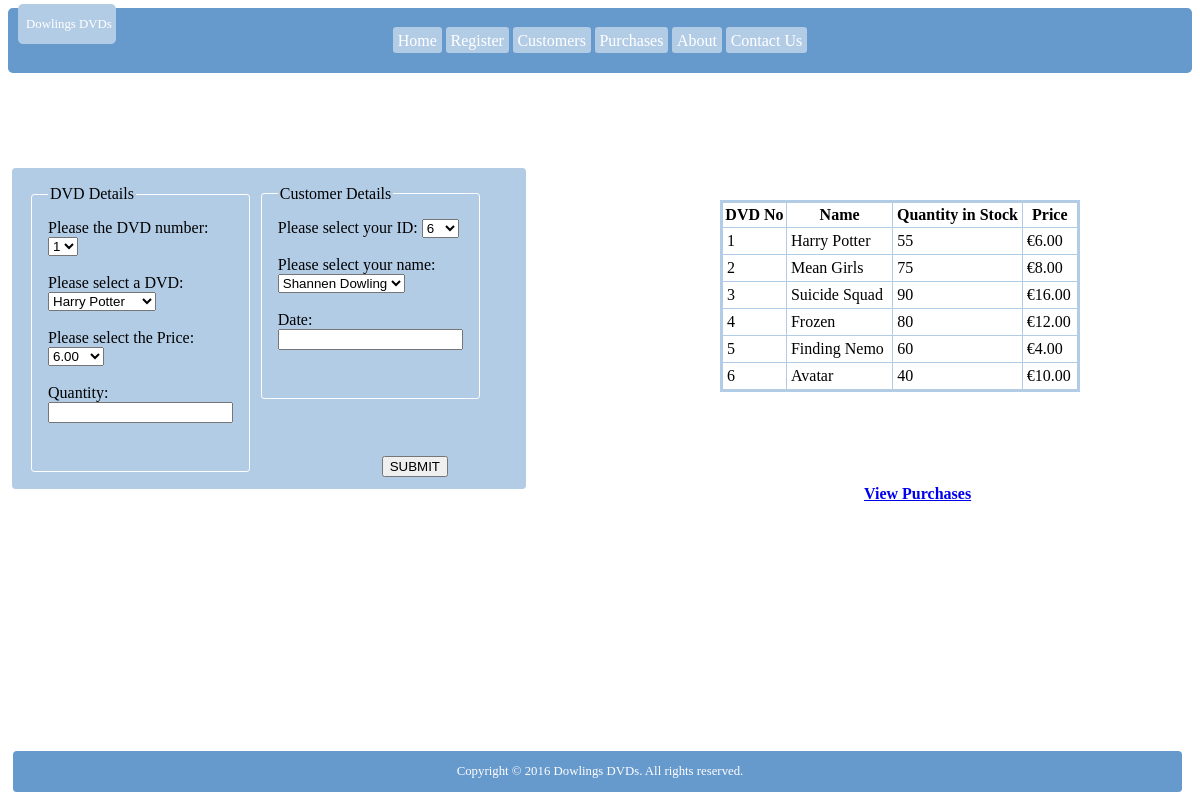
The page /purchases.php on the database its author committed.
### tables this page shows
CREATE TABLE `dvds` (
  `DVDNo` int(11) NOT NULL AUTO_INCREMENT,
  `Name` char(15) NOT NULL,
  `Rating` char(2) DEFAULT NULL,
  `ReleaseDate` date NOT NULL,
  `QtyInStock` int(11) NOT NULL,
  `DVDPrice` decimal(5,2) NOT NULL,
  PRIMARY KEY (`DVDNo`)
);

### purchases.php (the view, shortened to what this page needs)
<!DOCTYPE html>
<html lang='en'>
  <head>
    <link rel="stylesheet" type="text/css" href="dvds.css">
  </head>
  <body>
      <div id="menu">
        <a href="index.php">Home</a>
        <a href="newCustomer.html">Register</a>
        <a href="searchUpdate.php">Customers</a>
        <a href="purchases.php">Purchases</a>
        <a href="#">About</a>
        <a href="#">Contact Us</a>
      </div>
      <div id="box">
        <p>Dowlings DVDs</p>
      </div>
          <form action="addPurchase.php" method="post" id="left2">
            <fieldset>
              <legend>DVD Details</legend>
          <?php
            $dbcnx = mysqli_connect("localhost", "root", "", "dvdsys");
            $sql = "SELECT * FROM dvds";
            $res = mysqli_query($dbcnx, $sql);
            if (!$res)
            {
              echo('Query failed ' . $sql . ' Error:' . mysqli_error());
              exit();
            }
          else
	        {
            if(mysqli_num_rows($res)< 1)
            {
              echo "<p><em> No DVDs</em></p>";
            }
            else
            {
              echo("Please the DVD number: ");
              echo("<select name='dvdNo'>");
              while($row=mysqli_fetch_array($res))
              {
                  $bt = $row['DVDNo'];
        ?>
      <option value="<?php echo $bt; ?>">
      <?php echo $row["DVDNo"]; ?>
      </option><br>
      <?php }
        echo("</select>");
           }
        }
        ?>
            <?php
            $dbcnx = mysqli_connect("localhost", "root", "", "dvdsys");
            $sql1 = "SELECT * FROM dvds";
            $res1 = mysqli_query($dbcnx, $sql1);
            if ( !$res1 )
            {
              echo('Query failed ' . $sql1 . ' Error:' . mysqli_error());
              exit();
            }
          else
	        {
            if(mysqli_num_rows($res1)< 1)
            {
              echo "<p><em> No DVDs</em></p>";
            }
            else
            {
              echo("<br><br>Please select a DVD: ");
              echo("<select name='dvdName'>");
              while($row=mysqli_fetch_array($res1))
              {
                  $bt = $row['Name'];
        ?>
      <option value="<?php echo $bt; ?>">
      <?php echo $row["Name"]; ?>
      </option>
      <?php }
        echo("</select>");
           }
        }
        ?>
       <?php
            $dbcnx = mysqli_connect("localhost", "root", "", "dvdsys");
            $sql5 = "SELECT * FROM dvds";
            $res5 = mysqli_query($dbcnx, $sql5);
            if ( !$res5 )
            {
              echo('Query failed ' . $sql5 . ' Error:' . mysqli_error());
              exit();
            }
          else
	        {
            if(mysqli_num_rows($res5)< 1)
            {
              echo "<p><em> No DVDs</em></p>";
            }
            else
            {
              echo("<br><br>Please select the Price: ");
              echo("<select name='dvdPrice'>");
              while($row=mysqli_fetch_array($res5))
              {
                  $bt = $row['DVDPrice'];
        ?>
      <option value="<?php echo $bt; ?>">
      <?php echo $row["DVDPrice"]; ?>
      </option>
      <?php }
        echo("</select>");
           }
        }
        ?>
                <br><br>
                <label>Quantity: </label><br><input type="text" name="qty"><br>
              </fieldset>
              <fieldset id="r">
                <legend>Customer Details</legend>
            <?php
            $dbcnx = mysqli_connect("localhost", "root", "", "dvdsys");
            $sql2 = "SELECT * FROM customers";
            $res2 = mysqli_query($dbcnx, $sql2);
            if ( !$res2 )
            {
              echo('Query failed ' . $sql2 . ' Error:' . mysqli_error());
              exit();
            }
          else
	        {
            if(mysqli_num_rows($res2)< 1)
            {
              echo "<p><em> No Customers</em></p>";
            }
            else
            {
              echo("Please select your ID: ");
              echo("<select name='custID'>");
              while($row=mysqli_fetch_array($res2))
              {
                  $bt = $row['CustID'];
        ?>
      <option value="<?php echo $bt; ?>">
      <?php echo $row["CustID"]; ?>
      </option>
      <?php }
        echo("</select>");
           }
        }
             ?>
             <?php
            $dbcnx = mysqli_connect("localhost", "root", "", "dvdsys");
            $sql3 = "SELECT * FROM customers";
            $res3 = mysqli_query($dbcnx, $sql3);
            if ( !$res3 )
            {
              echo('Query failed ' . $sql3 . ' Error:' . mysqli_error());
              exit();
            }
          else
	        {
            if(mysqli_num_rows($res3)< 1)
            {
              echo "<p><em> No Customers</em></p>";
            }
            else
            {
              echo("<br><br>Please select your name: ");
              echo("<select name='custName'>");
              while($row=mysqli_fetch_array($res3))
              {
                  $bt = $row['CustName'];
        ?>
      <option value="<?php echo $bt; ?>">
      <?php echo $row["CustName"]; ?>
      </option>
      <?php }
        echo("</select>");
           }
        }
        ?>
              <br><br>
                <label>Date: </label><br><input type="text" name="purchDate"><br>
              </fieldset>
            <input id="sub" type="submit" name="submitdetails" value="SUBMIT">
            </form>
          <div>
            <?php
            $dbcnx = mysqli_connect("localhost", "root", "", "dvdsys");
              if (mysqli_connect_errno($dbcnx))
              {
                echo "Failed to connect to MySQL: " .mysqli_connect_error();
                exit();
              }
            else
              {
                $sql4 = "SELECT * from dvds";
                $res4 = mysqli_query($dbcnx, $sql4);
                if (!$res4)
                {
                  echo('Query failed ' . $sql4 . ' Error:' . mysqli_error());
                  exit();
                }
                else
                {
                  if(mysqli_num_rows($res4)< 1)
                  {
                    echo "<p><em> No DVDs</em></p>";
                    exit();
                  }
                  else
                  {
                    echo("<table border='1'>");
                    echo("<tr><th>DVD No</th>");
                    echo("<th>Name</th>");
                    echo("<th>Quantity in Stock</th>");
                    echo("<th>Price</th>");
                    while ($row = mysqli_fetch_array($res4))
                    {
                      echo("<tr><td>". $row['DVDNo']. "</td><td>". stripslashes($row['Name']). "</td><td>". $row['QtyInStock']. "</td><td>€". $row['DVDPrice']. "</td></tr>");
                    }
                    echo("</tr></table>");
                  }
                }
              }
            ?>
            <h4 class="centered" id="purchLink"><a href="pTable.php">View Purchases</a></h4>
        </div>
    <div id="footer">
          <p>Copyright &#169; 2016 Dowlings DVDs. All rights reserved.</p>
      </div>
  </body>
</html>

### dvds.css (style rules this page uses)
#box { position:absolute; top:0.5%; left:1.5%; width:7.5%; height:5%; font-size:0.8em; border-radius:0.4em; background-color:#B3CCE6; color:#FFFFFF; margin:0 0; padding-left:8px; }
#menu { position:relative; width:96%; padding:2%; margin-bottom:2%; border solid 0.1em #6699CC; border-radius:0.3em; background-color:#6699CC; text-align:center; }
#menu a:link, a:hover, a:visited { background-color:#B3CCE6; color:#FFFFFF; text-decoration:none; border-radius:0.2em; padding:0.3em; }
#left2 { position:absolute; top:21%; left:1%; padding:1em; width:40%; }
#footer { width:97%; position:absolute; bottom:1%; right:1.5%; border-radius:0.3em; font-size:0.8em; text-align:center; background-color:#6699CC; color:#FFFFFF; padding-left:5px; }
table { border-collapse:collapse; }
th { font-weight:bold; padding-top:0.2em; padding-bottom:0.2em; }
tr { padding-top:0.2em; padding-bottom:0.2em; }
td { padding:0.25em; }
form { background-color:#B3CCE6; border:1px solid #B3CCE6; border-radius:0.2em; padding:0.5em; margin-left:auto; margin-right:auto; }
fieldset { border:1px solid #FFFFFF; border-radius:0.2em; padding:1em; padding-bottom:3em; }
.centered { text-align:center; color:#6699CC; text-decoration:none; }

### purchases.php (style rules this page uses)
table { position:absolute; top:25%; left:60%; padding:2em; width:60%; background-color:#FFFFFF; border:3px solid #B3CCE6; margin-left:auto; margin-right:auto; width:30%; }
form { width:50%; }
fieldset { width:30%; }
#r { position:absolute; top:5%; left:48%; width:18%; }
#purchLink { position:absolute; top:58%; left:72%; }
#sub { position:absolute; top:90%; left:72%; }

### rows shown on the page
dvds: DVDNo "1", Name "Harry Potter", QtyInStock "55", DVDPrice "6.00"
dvds: DVDNo "2", Name "Mean Girls", QtyInStock "75", DVDPrice "8.00"
dvds: DVDNo "3", Name "Suicide Squad", QtyInStock "90", DVDPrice "16.00"
dvds: DVDNo "4", Name "Frozen", QtyInStock "80", DVDPrice "12.00"
dvds: DVDNo "5", Name "Finding Nemo", QtyInStock "60", DVDPrice "4.00"
dvds: DVDNo "6", Name "Avatar", QtyInStock "40", DVDPrice "10.00"

### other values the page prints
form field dvdNo "1"
form field dvdName "Harry Potter"
form field dvdPrice "6.00"
form field custID "6"
form field custName "Shannen Dowling"
